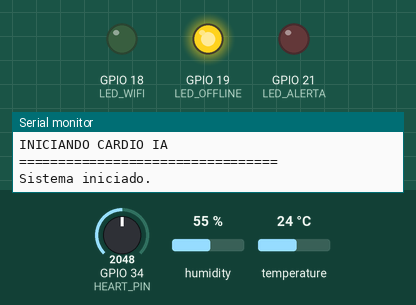
Bench run of a sketch on a simulated ESP32. On the bench: output pins drawn as LEDs (lit = HIGH), the last lines printed to the serial monitor. The test bench sets the inputs (shaded band); at power-on: GPIO 34 (HEART_PIN) = 2048, humidity 55 %, temperature 24 °C.

Above: at 2.2 s.
2.3 s: GPIO 34 (HEART_PIN) set to 3205
9.4 s: GPIO 34 (HEART_PIN) set to 3263
At 10.9 s:
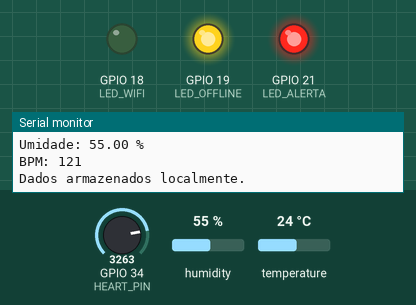
16.5 s: GPIO 34 (HEART_PIN) set to 2866
At 20.6 s:
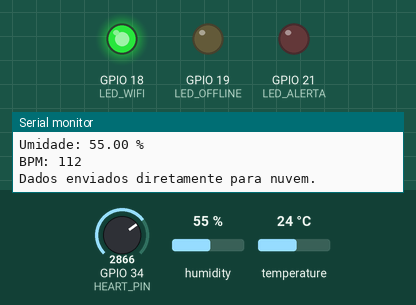
23.6 s: GPIO 34 (HEART_PIN) set to 3603
At 26.1 s:
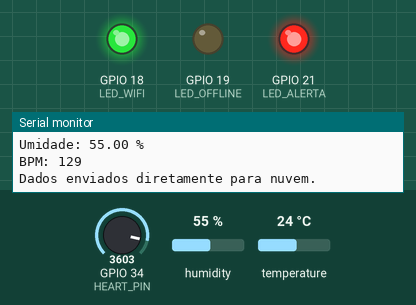
31.5 s: GPIO 34 (HEART_PIN) set to 2047
At 35.7 s:
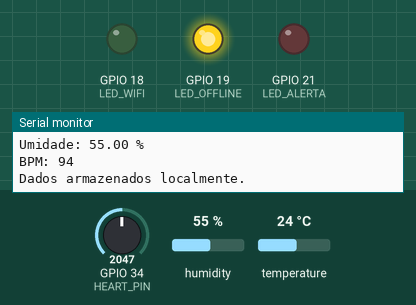
Timing chart, 0 to 37.2 s (numbered marks = the images above; inputs shaded):
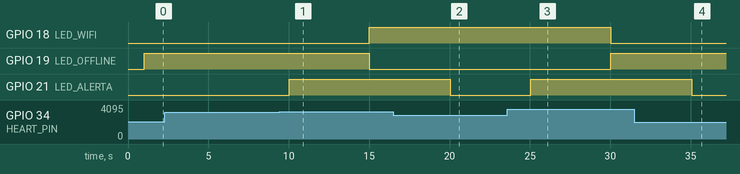

The sketch:

sketch.ino
```cpp
#include <DHT.h>

// =====================================================
// CARDIO IA - EDGE COMPUTING
// ESP32 + DHT22 + Sensor BPM + LEDs
// =====================================================

// ========================
// PINOS
// ========================

#define DHT_PIN 4
#define HEART_PIN 34

// LEDs
#define LED_WIFI 18
#define LED_OFFLINE 19
#define LED_ALERTA 21

// ========================
// SENSOR DHT22
// ========================

#define DHTTYPE DHT22

DHT dht(DHT_PIN, DHTTYPE);

// ========================
// ESTRUTURA DOS DADOS
// ========================

struct SensorData {
  float temperatura;
  float umidade;
  int bpm;
  unsigned long timestamp;
};

// ========================
// BUFFER LOCAL
// ========================

const int MAX_DADOS = 20;

SensorData buffer[MAX_DADOS];

int totalDados = 0;

// ========================
// WIFI SIMULADO
// ========================

bool wifiConectado = false;

// ========================
// CONTROLE DE TEMPO
// ========================

unsigned long ultimoToggleWifi = 0;
unsigned long ultimaLeitura = 0;

// =====================================================
// SALVAR LOCALMENTE
// =====================================================

void salvarLocal(float temp, float umi, int bpm) {

  // Se ainda houver espaço no buffer
  if (totalDados < MAX_DADOS) {

    buffer[totalDados] = {
      temp,
      umi,
      bpm,
      millis()
    };

    totalDados++;

  } else {

    // Remove o dado mais antigo
    for (int i = 1; i < MAX_DADOS; i++) {
      buffer[i - 1] = buffer[i];
    }

    // Adiciona novo dado no final
    buffer[MAX_DADOS - 1] = {
      temp,
      umi,
      bpm,
      millis()
    };
  }

  Serial.println("Dados armazenados localmente.");
}

// =====================================================
// ENVIAR PARA NUVEM
// =====================================================

void enviarParaNuvem() {

  Serial.println("\n===== SINCRONIZANDO DADOS =====");

  for (int i = 0; i < totalDados; i++) {

    Serial.print("Temp: ");
    Serial.print(buffer[i].temperatura);

    Serial.print(" C | Umidade: ");
    Serial.print(buffer[i].umidade);

    Serial.print(" % | BPM: ");
    Serial.print(buffer[i].bpm);

    Serial.print(" | Timestamp: ");
    Serial.println(buffer[i].timestamp);
  }

  totalDados = 0;

  Serial.println("Sincronizacao concluida.");
  Serial.println("Buffer limpo.");
}

// =====================================================
// SETUP
// =====================================================

void setup() {

  Serial.begin(115200);

  delay(1000);

  Serial.println("=================================");
  Serial.println("INICIANDO CARDIO IA");
  Serial.println("=================================");

  // Inicializa DHT22
  dht.begin();

  // Configura LEDs
  pinMode(LED_WIFI, OUTPUT);
  pinMode(LED_OFFLINE, OUTPUT);
  pinMode(LED_ALERTA, OUTPUT);

  // Estado inicial
  digitalWrite(LED_WIFI, LOW);
  digitalWrite(LED_OFFLINE, HIGH);
  digitalWrite(LED_ALERTA, LOW);

  Serial.println("Sistema iniciado.");
}

// =====================================================
// LOOP PRINCIPAL
// =====================================================

void loop() {

  // =========================================
  // ALTERNA WIFI A CADA 15 SEGUNDOS
  // =========================================

  if (millis() - ultimoToggleWifi > 15000) {

    wifiConectado = !wifiConectado;

    Serial.println("\n=================================");

    if (wifiConectado) {

      Serial.println("WiFi CONECTADO");

      // LEDs
      digitalWrite(LED_WIFI, HIGH);
      digitalWrite(LED_OFFLINE, LOW);

      // Envia dados acumulados
      enviarParaNuvem();

    } else {

      Serial.println("WiFi DESCONECTADO");

      // LEDs
      digitalWrite(LED_WIFI, LOW);
      digitalWrite(LED_OFFLINE, HIGH);
    }

    ultimoToggleWifi = millis();
  }

  // =========================================
  // LEITURA DOS SENSORES
  // =========================================

  if (millis() - ultimaLeitura > 5000) {

    float temperatura = dht.readTemperature();
    float umidade = dht.readHumidity();

    // Leitura do potenciômetro
    int leituraPot = analogRead(HEART_PIN);

    // Conversão para BPM
    int bpm = map(leituraPot, 0, 4095, 50, 140);

    // =========================================
    // ALERTA CARDÍACO
    // =========================================

    if (bpm > 120) {

      digitalWrite(LED_ALERTA, HIGH);

      Serial.println("!!! ALERTA CARDIACO !!!");

    } else {

      digitalWrite(LED_ALERTA, LOW);
    }

    // =========================================
    // EXIBE DADOS
    // =========================================

    Serial.println("\n===== NOVA LEITURA =====");

    Serial.print("Temperatura: ");
    Serial.print(temperatura);
    Serial.println(" C");

    Serial.print("Umidade: ");
    Serial.print(umidade);
    Serial.println(" %");

    Serial.print("BPM: ");
    Serial.println(bpm);

    // =========================================
    // EDGE COMPUTING
    // =========================================

    if (wifiConectado) {

      Serial.println("Dados enviados diretamente para nuvem.");

    } else {

      salvarLocal(
        temperatura,
        umidade,
        bpm
      );
    }

    ultimaLeitura = millis();
  }
}
```

Measured:
- the behaviour switches between 3230 and 3231 on GPIO 34 (HEART_PIN) (found by bisection; images 0 and 1)
- after the input at 9.4 s, GPIO 21 (LED_ALERTA): LOW → HIGH after 0.62 s
- after the input at 16.5 s, GPIO 21 (LED_ALERTA): HIGH → LOW after 3.5 s
- after the input at 23.6 s, GPIO 21 (LED_ALERTA): LOW → HIGH after 1.5 s
- after the input at 31.5 s, GPIO 21 (LED_ALERTA): HIGH → LOW after 3.6 s
